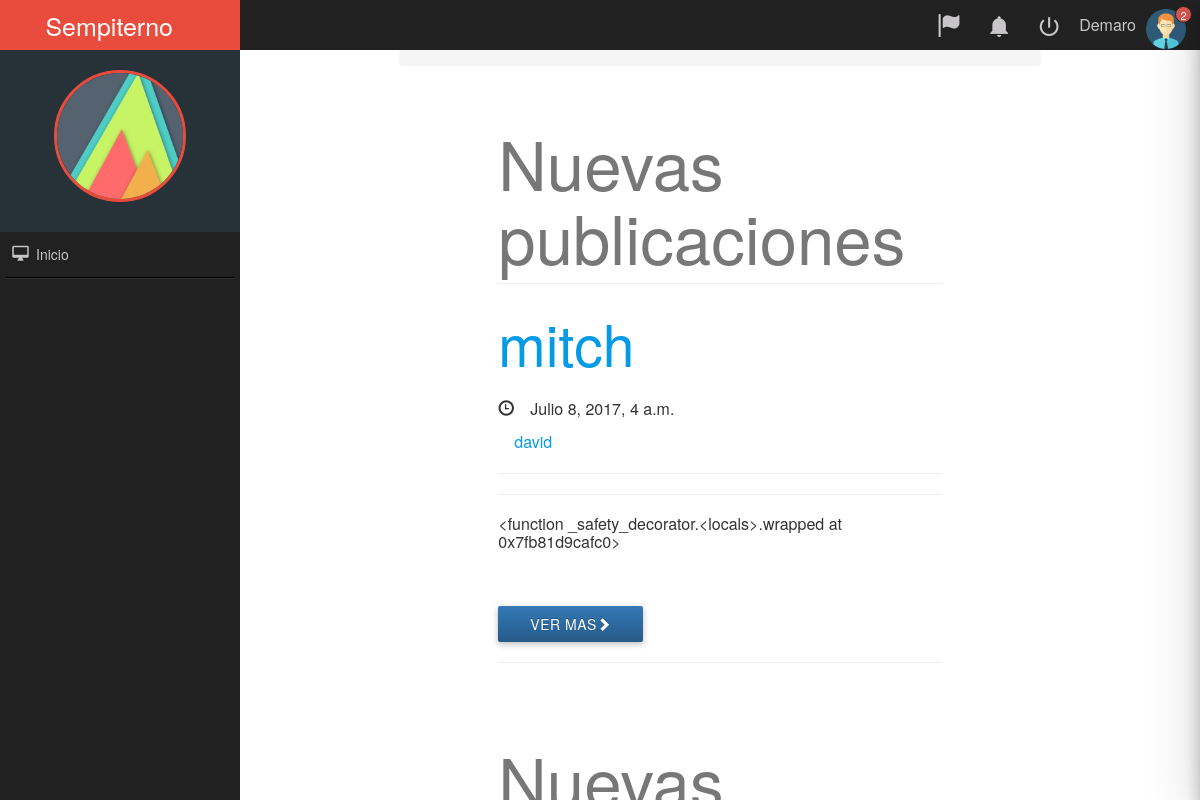
The app's page / (signed in) with its own data.
### posts/models.py (models this page shows, shortened)
class Post(models.Model):
    user = models.ForeignKey(settings.AUTH_USER_MODEL, default=1)
    title = models.CharField(max_length=120)
    slug = models.SlugField(unique=True)
    image = models.ImageField(upload_to=upload_location,
            null=True,
            blank=True,
            width_field="width_field",
            height_field="height_field")
    height_field = models.IntegerField(default=0)
    width_field = models.IntegerField(default=0)
    content = models.TextField()
    draft = models.BooleanField(default=False)
    publish = models.DateField(auto_now=True, auto_now_add=False)
    read_time =  models.IntegerField(default=0) # models.TimeField(null=True, blank=True) #assume minutes
    updated = models.DateTimeField(auto_now=True, auto_now_add=False)
    timestamp = models.DateTimeField(auto_now=False, auto_now_add=True)
    objects = PostManager()
    def get_absolute_url(self):
        return reverse("posts:detail", kwargs={"slug": self.slug})
    class Meta:
        ordering = ["-timestamp", "-updated"]
    def get_markdown(self):
        content = self.content
        markdown_text = markdown(content)
        return mark_safe(markdown_text)

### posts/views.py (the view, shortened to what this page needs)
# urls.py: url(r'^$', post_list, name='list'),
def post_list(request):
	today = timezone.now().date()
	queryset_list = Post.objects.all().order_by("-timestamp")
	query = request.GET.get("q")
	paginator = Paginator(queryset_list, 8) # Show 25 contacts per page
	page_request_var = "page"
	page = request.GET.get(page_request_var)
	try:
		queryset = paginator.page(page)
	except PageNotAnInteger:
		queryset = paginator.page(1)
	except EmptyPage:
		queryset = paginator.page(paginator.num_pages)
	context = {
		"object_list": queryset,
		"title": "List",
		"page_request_var": page_request_var,
		"today": today,
	}
	return render(request, "post_list.html", context)

### templates/post_list.html (shortened to what this page needs)
{% extends "base.html" %}
{% load staticfiles %}
{% block content %}
<div class='col-sm-30 col-sm-offset-99'>
    {% for obj in object_list %}
    <div class="container">
        <div class="row">
            <div class="col-md-99">
                <h1 class="page-header">
                    Nuevas publicaciones
                </h1>
                <h2>
                <a href='{{ obj.get_absolute_url }}'>{{ obj.title }}</a>
                </h2>
                <p><span class="glyphicon glyphicon-time">&nbsp;</span>{{ obj.timestamp}}</p>
                <p><span class="glyphicon glyphicon-account">&nbsp;</span><a href="perfil.html">{{ obj.user.username }}</a></p>
                <hr>
                <hr>
                <h6><p>{{ obj.get_markdown|truncatechars_html:120 }}</p></h6>
                <br>
                <br>
                <a class="btn btn-primary" href="{{ obj.get_absolute_url }}">Ver mas<span class="glyphicon glyphicon-chevron-right"></span></a><hr>
            </div>
        </div>
    </div>
    {% endfor %}
</body>
{% endblock content %}
{% block footer %}
    </section>
{% endblock footer %}

### templates/base.html (shortened to what this page needs)
<!DOCTYPE html>
<html lang="es">
<head>
<link rel="stylesheet" href="https://maxcdn.bootstrapcdn.com/bootstrap/3.3.6/css/bootstrap.min.css">
<link rel="stylesheet" href="https://maxcdn.bootstrapcdn.com/bootstrap/3.3.6/css/bootstrap-theme.min.css">
<link rel='stylesheet' href='https://maxcdn.bootstrapcdn.com/font-awesome/4.5.0/css/font-awesome.min.css' >
{% load staticfiles %}
<link rel='stylesheet' href='{% static "css/base.css" %}' />
    <link rel="stylesheet" href='{% static "css/normalize.css" %}'>
    <link rel="stylesheet" href='{% static "css/materialize.min.css" %}'>
    <link rel="stylesheet" href='{% static "css/material-design-iconic-font.min.css" %}'>
    <link rel="stylesheet" href='{% static "css/jquery.mCustomScrollbar.css" %}'>
    <link rel="stylesheet" href='{% static "css/sweetalert.css" %}'>
    <link rel="stylesheet" href='{% static "css/style.css" %}'>
    <section class="NavLateral full-width">
        <div class="NavLateral-content full-width">
            <header class="NavLateral-title full-width center-align">
               Sempiterno
            </header>
            <figure class="full-width NavLateral-logo">
                <img src='{% static "assets/img/logo.png" %}' alt="material-logo" class="responsive-img center-box">
            </figure>
            <div class="NavLateral-Nav">
                <ul class="full-width">
                    <li>
                        <a href="/" class="waves-effect waves-light"><i class="zmdi zmdi-desktop-mac zmdi-hc-fw"></i> Inicio</a>
                    </li>
                    <li class="NavLateralDivider"></li>
                </ul>
            </div>
        </div>
    </section>
    </head>
    <section class="ContentPage full-width">
        <div class="ContentPage-Nav full-width">
            <ul class="full-width">
                {% if request.user.is_authenticated %}
                <li><figure><img src='{% static "assets/img/user.png" %}' alt="UserImage"></figure></li>
                <li style="padding:0 5px;">{{request.user.username}}</li>
                <li><a href='{% url "logout" %}' class="tooltipped waves-effect " data-position="bottom" data-delay="50" data-tooltip="Logout"><i class="zmdi zmdi-power"></i></a></li>
                {% endif %}
                {% if request.user.is_authenticated %}
                <li>
                    <a href="#" class="tooltipped waves-effect-light btn-Notification" data-position="bottom" data-delay="50" data-tooltip="Notifications">
                        <i class="zmdi zmdi-notifications"></i>
                <li><a href='/create' class="tooltipped waves-effect" data-position="bottom" data-delay="50" data-tooltip="Publicar"><i class="glyphicon glyphicon-flag"></i></a></li>
                        <span class="ContentPage-Nav-indicator bg-danger">2</span>
                    {% endif %}
                    </a>
                </li>
            </ul>
        </div>
</body>
</head>
<body>
<div class='container'>
    <ol class='breadcrumb'>
    </ol>
{% block content %}
{% endblock content %}
</body>
{% block footer%}
{% endblock footer %}

### static/css/base.css (style rules this page uses)
h1 { color: #777777; }

### static/css/style.css (style rules this page uses)
body, html { margin: 0; padding: 0; position: relative; font-size: 16px; background-color: #fff; width: 100%; height: 100%; color: #333; }
.full-width { margin: 0; padding: 0; width: 100%; }
.center-box { margin:0 auto; }
.bg-danger { background-color: #d9534f !important; }
.NavLateral, .ContentPage { position: absolute; top: 0; height: 100%; }
.NavLateral { left: 0; width: 20%; }
.NavLateral-content { height: 100%; position: absolute; z-index: 10; background-color: rgb(33,33,33); color: #C7C5C7; }
.NavLateral-title { height: 50px; line-height: 50px; color: #fff; background-color: rgb(233,76,61); font-size: 25px; }
.NavLateral-logo { padding: 20px 0; color: #fff; background-color: rgb(38,50,56); }
.NavLateral-logo img { width: 55%; height: auto; display: block; border-radius: 50%; margin-bottom: 10px; border: 3px solid rgb(233,76,61); }
.NavLateralDivider { height: 0 !important; width: 95% !important; background-color: transparent; border: none; border-top: 1px solid rgba(0,0,0,0.9); border-bottom:1px solid rgba(255,255,255,0.08); margin: 0 auto !important; }
.NavLateral-Nav ul li { height: auto; margin: 0; padding: 0; }
.NavLateral-Nav ul li a { height: 45px; line-height: 45px; width: 100%; font-size: 14px; padding-left: 9px; display: block; color: #C7C5C7; transition: all .3s ease-in-out; }
.NavLateral-Nav ul li a i { font-size: 18px; }
.ContentPage { right: 0; width: 80%; background-color: #fff; }
.ContentPage-Nav { height: 50px; background-color: rgb(33,33,33); position: relative; }
.ContentPage-Nav ul { height: 50px; padding-right: 9px; position: relative; }
.ContentPage-Nav ul li { height: 50px; float: right; min-width: 50px; color: #C7C5C7; position: relative; line-height: 50px; }
.ContentPage-Nav ul li a { height: 50px; width: 50px; line-height: 50px; display: block; text-align: center; color: #C7C5C7; font-size: 25px; position: relative; }
.ContentPage-Nav ul li figure { margin: 0; padding: 0 5px; }
.ContentPage-Nav ul li figure img { width: 40px; height: 40px; margin-top: 5px; }
.ContentPage-Nav-indicator { position: absolute; top: 6px; right: 8px; font-size: 11px; text-align: center; width: 17px; height: 17px; line-height: 17px; border-radius: 50%; color: #fff; border: 1px solid rgb(33,33,33); }

### records on screen
Post: title "mitch", timestamp "Julio 8, 2017, 4 a.m.", user.username "david", get_markdown "<function _safety_decorator.<locals>.wrapped at 0x7fb81d9cafc0>"

### other values on screen
{{ request.user.username }} "Demaro"
